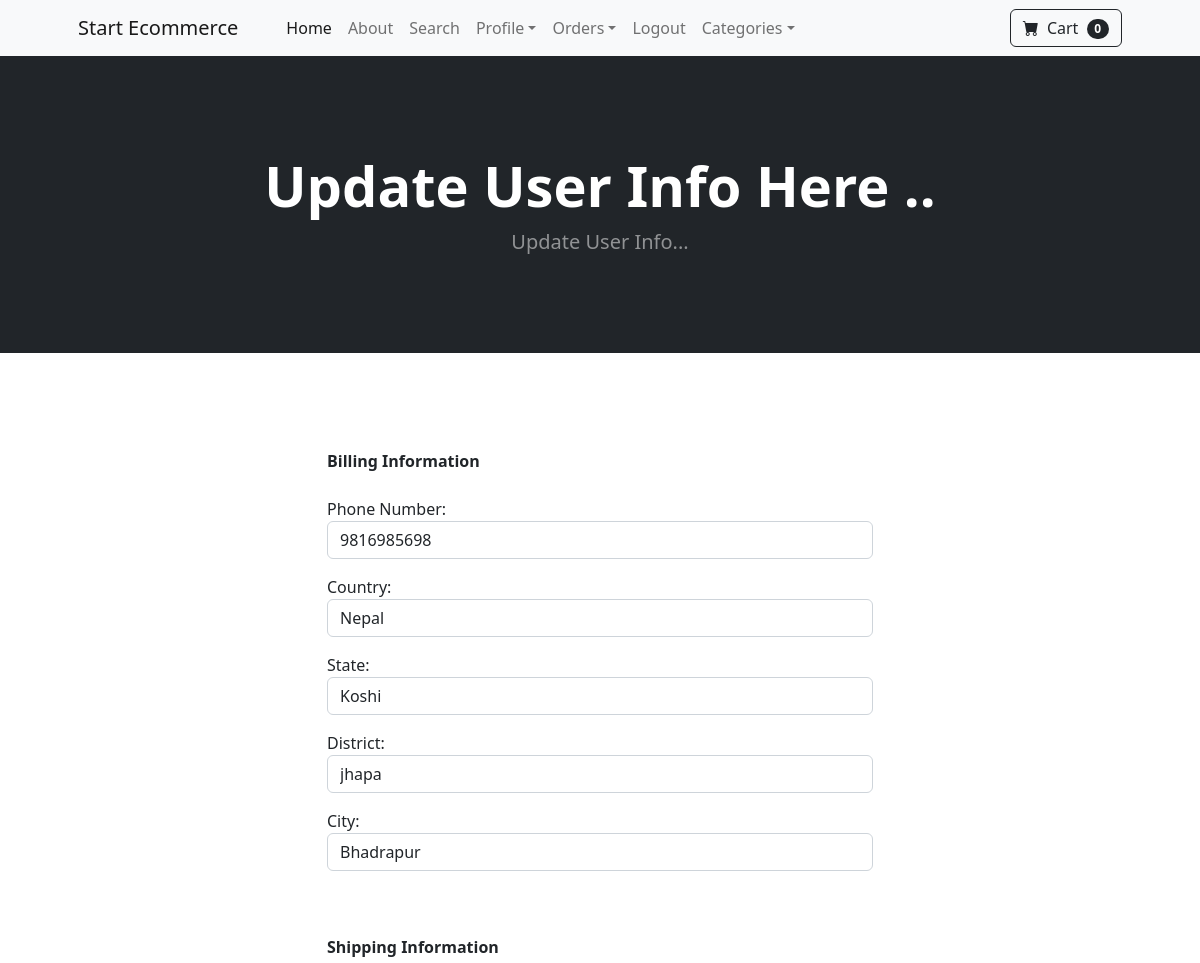
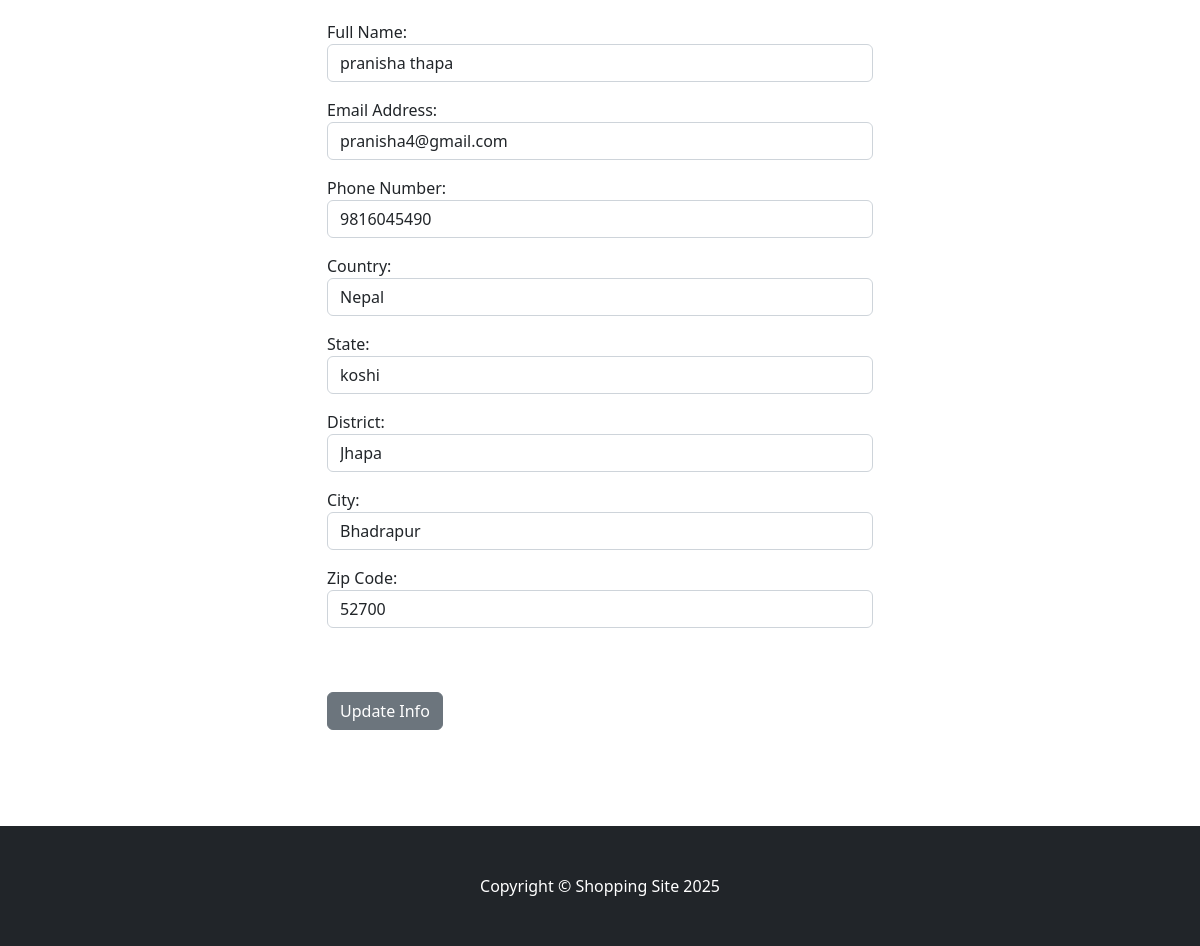
The page /update_info/ (signed in) on the database its author committed (2 pictures, top to bottom).
### store/models.py (models this page shows, shortened)
class Profile(models.Model):
    user = models.OneToOneField(User, on_delete=models.CASCADE)
    date_modified=models.DateTimeField(auto_now=True)
    phone =models.CharField(max_length=10)
    district = models.CharField(max_length=100,blank=True)
    city = models.CharField(max_length=50,blank=True)
    state = models.CharField(max_length=50,blank=True)
    country = models.CharField(max_length=50,blank=True)
    old_cart=models.CharField(max_length=1000,blank=True,null=True)

### payment/models.py (models this page shows, shortened)
class ShippingAddress(models.Model):
    user =models.ForeignKey(User,on_delete=models.CASCADE,null=True,blank=True)
    shippingfull_name=models.CharField(max_length=200)
    shipping_EmailAddress=models.CharField(max_length=200)
    shipping_phonenumber=models.CharField(max_length=200)
    shipping_country=models.CharField(max_length=200)
    shipping_state=models.CharField(max_length=200)
    shipping_district=models.CharField(max_length=200)
    shipping_city=models.CharField(max_length=200)
    shipping_zipCode=models.CharField(max_length=200)
    class Meta:
        verbose_name_plural="Shipping Address"

### store/views.py (the view)
# urls.py: path('update_info/', views.update_info, name='update_info'),
def update_info(request):
    if request.user.is_authenticated:
        current_user, created = Profile.objects.get_or_create(user=request.user)
        shipping_user, created = ShippingAddress.objects.get_or_create(user=request.user)
        form = UserInfoForm(request.POST or None, instance=current_user)
        Shipping_form = Shippingform(request.POST or None, instance=shipping_user)
        if form.is_valid() and Shipping_form.is_valid():
            form.save()
            Shipping_form.save()
            messages.success(request, 'You successfully updated your Info')
            return redirect('index')
        return render(request, 'update_info.html', {'form': form, 'Shipping_form': Shipping_form})
    else:
        messages.success(request, 'You must login to update your Info')
        return redirect('index')

### store/forms.py
class UserInfoForm(forms.ModelForm):
    phone =forms.CharField(label="Phone Number:",widget=forms.TextInput(attrs={'class':'form-control','placeholder': 'Phone Number', 'class': 'form-control'}))
    district = forms.CharField(label="District:", widget=forms.TextInput(attrs={'class':'form-control', 'placeholder':'District'}),required=False)
    city = forms.CharField(label="City:", widget=forms.TextInput(attrs={'class':'form-control', 'placeholder':'City'}),required=False)
    state = forms.CharField(label="State:", widget=forms.TextInput(attrs={'class':'form-control', 'placeholder':'State'}),required=False)
    country = forms.CharField(label="Country:", widget=forms.TextInput(attrs={'class':'form-control', 'placeholder':'Country'}),required=False)
    class Meta:
        model = Profile
        fields = ('phone','country','state','district','city')

### cart/cart.py (called while the page is built)
    def __len__(self):
        return len(self.cart)

### cart/context_processors.py (called while the page is built)
def cart(request):
    return {'cart': Cart(request)}

### store/templates/update_info.html (shortened to what this page needs)
{% extends "base.html" %}
{% block content %}
<!DOCTYPE html>
<html>
    <head>
    </head>
    <body>
        <header class="bg-dark py-5">
            <div class="container px-4 px-lg-5 my-5">
                <div class="text-center text-white">
                    <h1 class="display-4 fw-bolder">Update User Info Here ..</h1>
                    <p class="lead fw-normal text-white-50 mb-0">Update User Info...</p>
                </div>
            </div>
        </header>
        <br><br>
        <div class="container">
            <div class="row">
                <div class="col-md-6 offset-md-3">
                    <br><br>
                    <strong>Billing Information</strong>
                    <br><br>
                    <form method="POST" action='{% url "update_info" %}'>
                        {{ form.as_p }}
                        <br><br>
                        <strong>Shipping Information</strong>
                        <br><br>
                        {{Shipping_form.as_p}}
                        <br><br>
                        <button type='submit' class="btn btn-secondary">Update Info</button>
                    </form>
                    <br><br>
                </div>
            </div>
        </div>
        <br><br>
    </body>
</html>
{% endblock %}

### rows shown on the page
Profile: phone "9816985698", country "Nepal", state "Koshi", district "jhapa", city "Bhadrapur"
ShippingAddress: shippingfull_name "pranisha thapa", shipping_EmailAddress "pranisha4@gmail.com", shipping_phonenumber "9816045490", shipping_country "Nepal", shipping_state "koshi", shipping_district "Jhapa", shipping_city "Bhadrapur", shipping_zipCode "52700"

### other values the page prints
{{ cart|length }} "0"
